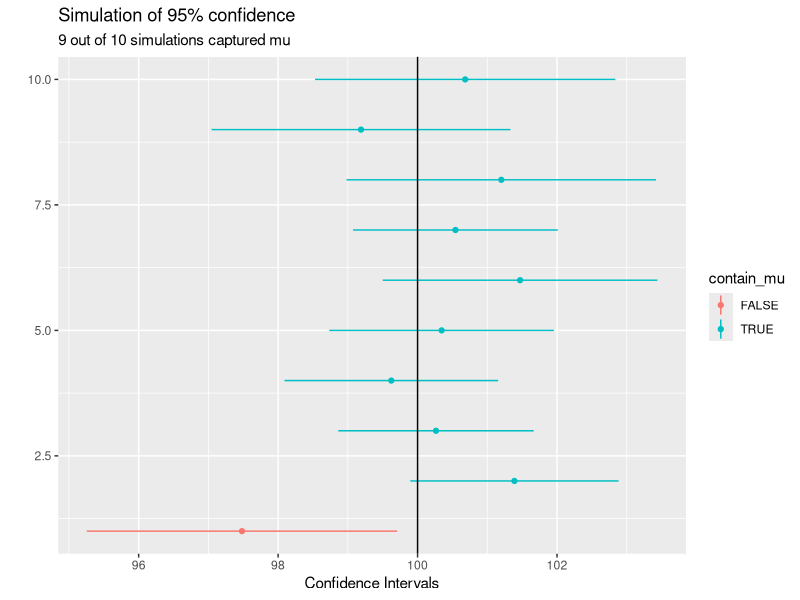

The R source for this figure: (Note: this script raises an error after producing the figure.)
# Example 1

set.seed(2320)
myvalues <- rnorm(50, mean = 100, sd = 5)

t.test(myvalues, alternative = "two.sided", mu = 100)
t.test(myvalues, alternative = "greater", mu = 100)
t.test(myvalues, alternative = "less", mu = 100)





# Example 2 - Try this on your own

t.test(iris$Petal.Length, mu = 1.2, alternative = "greater")
t.test(iris$Petal.Length, conf.level = 0.9)





# Note under Example 2

# store t.test() output in an object called out
out <- t.test(x = myvalues, alternative = "two.sided", mu = 100)

# print the output of the t.test() function
out 

# tells us what information is stored in this output
summary(out)

# tells us out is a list object and describes each element of the list
str(out)

# list names that we can call to pull out pieces of this output
names(out)

# prints the test statistic - includes a label (t)
out$statistic

# prints the p-value - includes just the number
out$p.value

# prints the test statistic - include $statistic, the label (t), and the number
out[1]





# Example 3 - What happens for different levels of confidence

loc <- c(0.90, 0.95, 0.99)
ci <- matrix(NA, nrow = 3, ncol = 2)
out1 <- t.test(x=myvalues, alternative="two.sided", mu=100, conf.level=loc[1])
out2 <- t.test(x=myvalues, alternative="two.sided", mu=100, conf.level=loc[2])
out3 <- t.test(x=myvalues, alternative="two.sided", mu=100, conf.level=loc[3])

ci[1, ] <- out1$conf.int[1:2]
ci[2, ] <- out2$conf.int[1:2]
ci[3, ] <- out3$conf.int[1:2]

#How wide are the intervals?
diff <- ci[, 2] - ci[, 1]
cbind(loc, diff)

#Where are they centered?
apply(ci, 1, mean)
mean(myvalues)





# Example 4 - What happens if we change sample size?

set.seed(2320)
myvalues10 <- rnorm(10, 100, 1)
myvalues30 <- rnorm(30, 100, 1)
myvalues100 <- rnorm(100, 100, 1)
loc <- c(0.90, 0.95, 0.99)
ci <- matrix(NA, nrow = 3, ncol = 2)
out1 <- t.test(x=myvalues10, alternative="two.sided", mu=100, conf.level=loc[1])
out2 <- t.test(x=myvalues30, alternative="two.sided", mu=100, conf.level=loc[1])
out3 <- t.test(x=myvalues100, alternative="two.sided", mu=100,conf.level=loc[1])

ci[1, ] <- out1$conf.int[1:2]
ci[2, ] <- out2$conf.int[1:2]
ci[3, ] <- out3$conf.int[1:2]

#How wide are the intervals?
diff <- ci[, 2] - ci[, 1]
cbind(c(10, 30, 100), diff)

#Where are they centered?
apply(ci,1,mean)
mean(myvalues10)
mean(myvalues30)
mean(myvalues100)





#Example 5 - Let's explore the concept of being __% confident.

nsim <- 10
n <- 30
std <- 5
loc <- 0.95

output <-replicate(nsim, t.test(rnorm(n, 100, std), mu = 100, 
                                alternative = "two.sided", 
                                conf.level = loc)$conf.int[1:2])

output <- t(output) # Make each row a CI instead of each column

# contain_mu is TRUE if 100 is in our CI and FALSE if it isn’t
# The line after that determines what proportion of our CIs contained mu

contain_mu <- output[, 1] <= 100 & output[, 2] >= 100
sum(contain_mu) / nsim





# Example 6 - Let's continue to investigate the level of confidence

library(ggplot2)
mydata <- data.frame(row = 1:length(output[, 1]), 
                     point.estimate = apply(output, 1, mean), 
                     lower.bound = output[, 1], 
                     upper.bound = output[, 2], contain_mu = contain_mu)

ggplot(mydata, aes(x = row, y = point.estimate, color = contain_mu)) +  
  geom_pointrange(aes(ymin = lower.bound, ymax = upper.bound), size = 0.2) + 
  coord_flip() +
  geom_hline(yintercept = 100) +
  labs(title = paste0("Simulation of ", loc*100, "% confidence"),
       subtitle = paste0(sum(contain_mu), " out of ", nsim, 
                         " simulations captured mu"),
       x = "",
       y = "Confidence Intervals")





# Paired t tests - p. 8

# Create mysleep data frame in right hand column
library(dplyr)
library(tidyr)
mysleep <- pivot_wider(sleep, id_cols = ID,
                       names_from = group, 
                       names_prefix = "extra", 
                       values_from = extra)
mysleep <- mutate(mysleep, 
                  diff = extra1 - extra2)

# Formula syntax (response ~ explanatory or quantitative ~ categorical)
t.test(extra ~ group, paired = TRUE, data = sleep)

# Non-formula syntax - using pre-calculated differences
# Output says One Sample t-test, but is otherwise identical to above
t.test(mysleep$diff)

# Non-formula syntax - entering two vectors to take differences of
t.test(mysleep$extra1, mysleep$extra2, paired = TRUE)





# Two independent samples tests - p. 9

# Create a dataset called myiris containing two plant species
library(dplyr)
myiris <- filter(iris, Species != "setosa")

# Use formula syntax (Quantitative ~ Categorical)
t.test(Sepal.Length ~ Species, data = myiris)

# Use standard approach (two quantitative vectors)
SL_ver <- filter(myiris, Species == "versicolor")$Sepal.Length
SL_vir <- filter(myiris, Species == "virginica")$Sepal.Length
t.test(SL_vir, SL_ver)

# Re-do tests with equal variances assumption
t.test(Sepal.Length ~ Species, data = myiris, var.equal = TRUE)
t.test(SL_vir, SL_ver, var.equal = TRUE)





# Example - Investigate differences between var assumptions - p. 12

set.seed(6493)
x1 <- rnorm(100, 100, 5)
x2 <- rnorm(20, 100, 15)
var(x1)  
var(x2)
t.test(x1, x2, var.equal = TRUE)
t.test(x1, x2, var.equal = FALSE)
val <- c(x1, x2)
grp <- c(rep("A", 100), rep("B", 20)) 
mydata <- data.frame(val, grp)
ggplot(mydata, aes(x=grp, y=val)) +
  geom_boxplot()

# Swap the standard deviations
set.seed(6493)
x1 <- rnorm(100, 100, 15)
x2 <- rnorm(20, 100, 5)
var(x1)  
var(x2)
t.test(x1, x2, var.equal = TRUE)
t.test(x1, x2, var.equal = FALSE)
val <- c(x1, x2)
grp <- c(rep("A", 100), rep("B", 20)) 
mydata <- data.frame(val, grp)
ggplot(mydata, aes(x=grp, y=val)) +
  geom_boxplot()

# Both populations have sd of 15
set.seed(6493)
x1 <- rnorm(100, 100, 15)
x2 <- rnorm(20, 100, 15)
var(x1)  
var(x2)
t.test(x1, x2, var.equal = TRUE)
t.test(x1, x2, var.equal = FALSE)
val <- c(x1, x2)
grp <- c(rep("A", 100), rep("B", 20)) 
mydata <- data.frame(val, grp)
ggplot(mydata, aes(x=grp, y=val)) +
  geom_boxplot()

# Both samples are of size n = 100
set.seed(6493)
x1 <- rnorm(100, 100, 5)
x2 <- rnorm(100, 100, 15)
var(x1)  
var(x2)
t.test(x1, x2, var.equal = TRUE)
t.test(x1, x2, var.equal = FALSE)
val <- c(x1, x2)
grp <- c(rep("A", 100), rep("B", 100)) 
mydata <- data.frame(val, grp)
ggplot(mydata, aes(x=grp, y=val)) +
  geom_boxplot()





# Paired data as two independent samples?
t.test(mysleep$extra1, mysleep$extra2, paired = TRUE)
t.test(mysleep$extra1, mysleep$extra2)